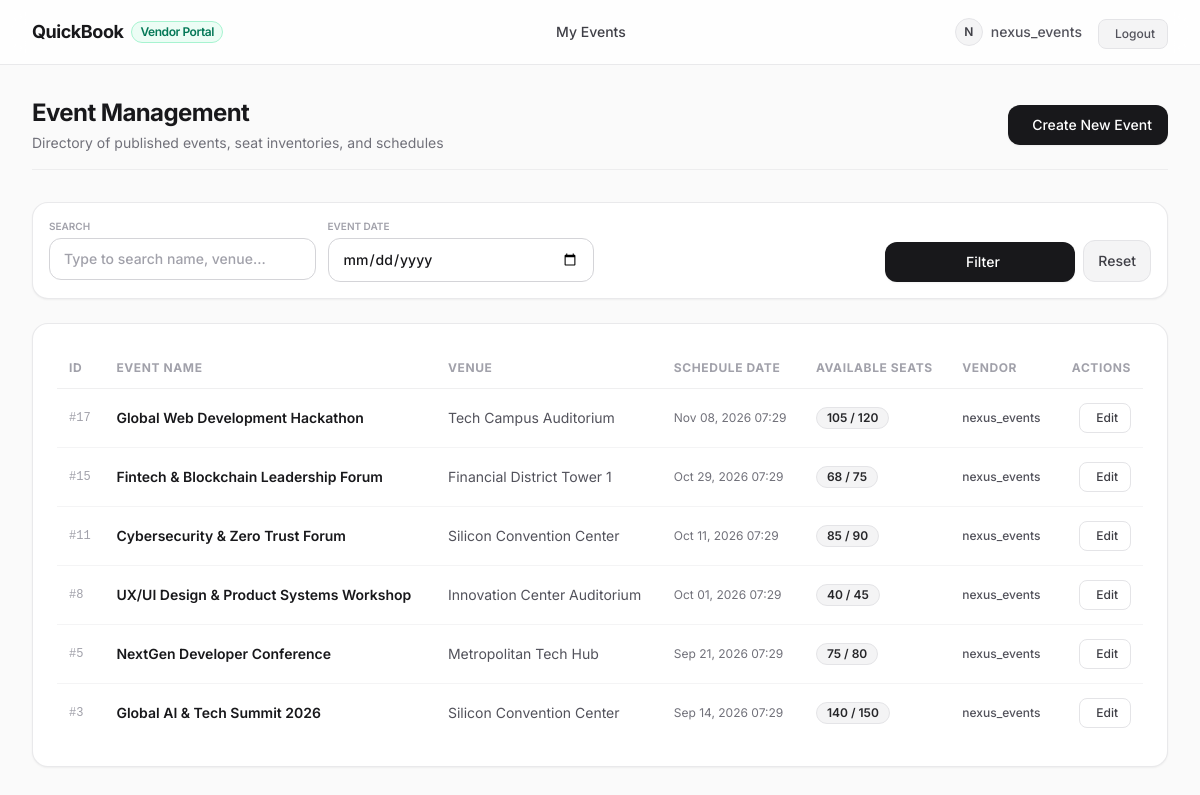
The page /dashboard/events/ (signed in) on the database its author committed.
### accounts/models.py (models this page shows, shortened)
class User(AbstractUser):
    email = models.EmailField(unique=True)
    is_vendor = models.BooleanField(default=False)
    referral_code = models.CharField(max_length=20, unique=True, blank=True, null=True)
    referred_by = models.ForeignKey(
        'self',
        on_delete=models.SET_NULL,
        null=True,
        blank=True,
        related_name='referrals'
    )
    created_at = models.DateTimeField(auto_now_add=True)

### events/models.py (models this page shows, shortened)
class Event(models.Model):
    name = models.CharField(max_length=255)
    description = models.TextField(blank=True, default='')
    venue = models.CharField(max_length=255)
    event_date = models.DateTimeField()
    total_seats = models.PositiveIntegerField()
    available_seats = models.PositiveIntegerField(blank=True, null=True)
    vendor = models.ForeignKey(
        settings.AUTH_USER_MODEL,
        on_delete=models.CASCADE,
        related_name='events',
        null=True,
        blank=True
    )
    created_at = models.DateTimeField(auto_now_add=True)
    updated_at = models.DateTimeField(auto_now=True)

### dashboard/views.py (the view)
# urls.py: path('events/', EventListView.as_view(), name='dashboard-event-list'),
class EventListView(DashboardAccessMixin, ListView):
    model = Event
    template_name = 'dashboard/event_list.html'
    context_object_name = 'events'
    paginate_by = 10
    def get_template_names(self):
        if self.request.headers.get('x-requested-with') == 'XMLHttpRequest' or self.request.GET.get('ajax') == '1':
            return ['dashboard/partials/event_table.html']
        return [self.template_name]
    def get_queryset(self):
        qs = Event.objects.select_related('vendor').order_by('-created_at')
        if self.request.user.is_vendor and not self.request.user.is_staff:
            qs = qs.filter(vendor=self.request.user)
        query = self.request.GET.get('q')
        if query:
            qs = qs.filter(Q(name__icontains=query) | Q(venue__icontains=query) | Q(description__icontains=query))
        date_param = self.request.GET.get('date')
        if date_param:
            qs = qs.filter(event_date__date=date_param)
        vendor_param = self.request.GET.get('vendor')
        if vendor_param and vendor_param.isdigit():
            qs = qs.filter(vendor_id=int(vendor_param))
        return qs
    def get_context_data(self, **kwargs):
        context = super().get_context_data(**kwargs)
        context['vendors'] = User.objects.filter(is_vendor=True)
        params = self.request.GET.copy()
        if 'page' in params:
            del params['page']
        context['querystring'] = params.urlencode()
        return context

### dashboard/views.py (called while the page is built)
    def test_func(self):
        return self.request.user.is_authenticated and (self.request.user.is_staff or self.request.user.is_vendor)

### dashboard/templates/dashboard/event_list.html (shortened to what this page needs)
{% extends 'dashboard/base.html' %}
{% block content %}
<div class="flex flex-col sm:flex-row sm:items-center sm:justify-between mb-8 pb-4 border-b border-zinc-200/60">
    <div>
        <h1 class="text-2xl font-bold tracking-tight text-zinc-900">Event Management</h1>
        <p class="text-sm text-zinc-500 mt-1">Directory of published events, seat inventories, and schedules</p>
    </div>
    <div class="mt-4 sm:mt-0">
        <a href="{% url 'dashboard-event-create' %}" class="inline-flex items-center px-4 py-2.5 rounded-xl bg-zinc-900 hover:bg-zinc-800 text-white font-medium text-sm transition-all shadow-sm gap-2">
            <span>Create New Event</span>
        </a>
    </div>
</div>
<div class="bg-white border border-zinc-200/80 rounded-2xl p-4 mb-6 shadow-sm">
    <form id="dashboardFilterForm" method="get" action="{% url 'dashboard-event-list' %}" class="grid grid-cols-1 sm:grid-cols-2 lg:grid-cols-4 gap-3">
        <div>
            <label class="block text-[10px] font-semibold uppercase text-zinc-400 mb-1">Search</label>
            <div class="relative">
                <input type="text" id="dashboardSearchInput" name="q" value="{{ request.GET.q|default:'' }}" placeholder="Type to search name, venue..." class="w-full px-3.5 py-2.5 pr-8 rounded-xl border border-zinc-300 text-sm font-medium text-zinc-900 focus:outline-none focus:ring-2 focus:ring-zinc-900 focus:border-zinc-900 transition-all placeholder:text-zinc-400">
            </div>
        </div>
        <div>
            <label class="block text-[10px] font-semibold uppercase text-zinc-400 mb-1">Event Date</label>
            <input type="date" id="dashboardDateInput" name="date" value="{{ request.GET.date|default:'' }}" class="w-full px-3.5 py-2.5 rounded-xl border border-zinc-300 text-sm font-medium text-zinc-900 focus:outline-none focus:ring-2 focus:ring-zinc-900 focus:border-zinc-900 transition-all">
        </div>
        {% if user.is_staff %}
        <div>
            <label class="block text-[10px] font-semibold uppercase text-zinc-400 mb-1">Vendor</label>
            <select id="dashboardVendorInput" name="vendor" class="w-full px-3.5 py-2.5 rounded-xl border border-zinc-300 text-sm font-medium text-zinc-900 focus:outline-none focus:ring-2 focus:ring-zinc-900 focus:border-zinc-900 bg-white">
                <option value="">All Vendors</option>
                {% for v in vendors %}
                <option value="{{ v.id }}" {% if request.GET.vendor == v.id|stringformat:"i" %}selected{% endif %}>{{ v.username }}</option>
                {% endfor %}
            </select>
        </div>
        {% else %}
        <div></div>
        {% endif %}
        <div class="flex items-end gap-2">
            <button type="submit" class="flex-1 py-2.5 px-4 rounded-xl bg-zinc-900 text-white font-medium text-sm hover:bg-zinc-800 transition-colors shadow-sm flex items-center justify-center gap-1.5">
                <span>Filter</span>
            </button>
            <button type="button" onclick="resetDashboardFilters()" class="py-2.5 px-3.5 rounded-xl bg-zinc-100 border border-zinc-200 text-zinc-700 font-medium text-sm hover:bg-zinc-200 transition-colors">
                Reset
            </button>
        </div>
    </form>
</div>
<div id="eventTableContainer" class="bg-white border border-zinc-200/80 rounded-2xl p-6 shadow-sm">
    {% include 'dashboard/partials/event_table.html' %}
</div>
{% endblock %}

### dashboard/templates/dashboard/base.html (shortened to what this page needs)
<!DOCTYPE html>
<html lang="en" class="h-full bg-zinc-50 text-zinc-900">
<head>
    <script src="https://cdn.tailwindcss.com"></script>
    <link href="https://cdn.jsdelivr.net/npm/remixicon@3.5.0/fonts/remixicon.css" rel="stylesheet">
</head>
<body class="min-h-full flex flex-col antialiased selection:bg-zinc-900 selection:text-white">
    <header class="sticky top-0 z-40 bg-white/80 backdrop-blur-md border-b border-zinc-200/80">
        <div class="max-w-7xl mx-auto px-4 sm:px-6 lg:px-8">
            <div class="flex items-center justify-between h-16">
                <div class="flex items-center space-x-3">
                    <a href="{% if user.is_vendor and not user.is_staff %}{% url 'dashboard-event-list' %}{% else %}{% url 'dashboard-home' %}{% endif %}" class="flex items-center space-x-2 text-zinc-900 font-bold text-lg tracking-tight hover:opacity-80 transition-opacity">
                        <span>QuickBook</span>
                        {% if user.is_staff %}
                        <span class="text-xs font-semibold px-2 py-0.5 rounded-full bg-zinc-100 text-zinc-600 border border-zinc-200">Staff Portal</span>
                        {% elif user.is_vendor %}
                        <span class="text-xs font-semibold px-2 py-0.5 rounded-full bg-emerald-50 text-emerald-700 border border-emerald-200">Vendor Portal</span>
                        {% else %}
                        <span class="text-xs font-semibold px-2 py-0.5 rounded-full bg-zinc-100 text-zinc-600 border border-zinc-200">Dashboard</span>
                        {% endif %}
                    </a>
                </div>
                {% if user.is_authenticated %}
                <nav class="hidden md:flex items-center space-x-1">
                    {% if user.is_staff %}
                    <a href="{% url 'dashboard-home' %}" class="px-3.5 py-2 rounded-lg text-sm font-medium transition-colors hover:bg-zinc-100 text-zinc-700">
                        <i class="ri-dashboard-line me-1 text-zinc-400"></i> Dashboard
                    </a>
                    <a href="{% url 'dashboard-vendor-list' %}" class="px-3.5 py-2 rounded-lg text-sm font-medium transition-colors hover:bg-zinc-100 text-zinc-700">
                        <i class="ri-store-2-line me-1 text-zinc-400"></i> Vendors
                    </a>
                    <a href="{% url 'dashboard-event-list' %}" class="px-3.5 py-2 rounded-lg text-sm font-medium transition-colors hover:bg-zinc-100 text-zinc-700">
                        <i class="ri-calendar-event-line me-1 text-zinc-400"></i> Events
                    </a>
                    <a href="{% url 'dashboard-user-list' %}" class="px-3.5 py-2 rounded-lg text-sm font-medium transition-colors hover:bg-zinc-100 text-zinc-700">
                        <i class="ri-user-group-line me-1 text-zinc-400"></i> Users
                    </a>
                    {% elif user.is_vendor %}
                    <a href="{% url 'dashboard-event-list' %}" class="px-3.5 py-2 rounded-lg text-sm font-medium transition-colors hover:bg-zinc-100 text-zinc-700">
                         My Events
                    </a>
                    {% endif %}
                </nav>
                <div class="flex items-center space-x-4">
                    <div class="flex items-center space-x-2 text-sm text-zinc-600 font-medium">
                        <div class="w-7 h-7 rounded-full bg-zinc-100 border border-zinc-200 flex items-center justify-center text-zinc-700 font-semibold text-xs">
                            {{ user.username|slice:":1"|upper }}
                        </div>
                        <span>{{ user.username }}</span>
                    </div>
                    <form method="post" action="{% url 'dashboard-logout' %}" class="inline">
                        <button type="submit" class="inline-flex items-center px-3 py-1.5 text-xs font-medium rounded-lg text-zinc-600 bg-zinc-100 hover:bg-zinc-200/80 transition-colors border border-zinc-200">
                             Logout
                        </button>
                    </form>
                </div>
                {% endif %}
            </div>
        </div>
    </header>
    <main class="flex-grow max-w-7xl w-full mx-auto px-4 sm:px-6 lg:px-8 py-8">
        {% block content %}{% endblock %}
    </main>
</body>
</html>

### dashboard/templates/dashboard/partials/event_table.html (shortened to what this page needs)
<div class="overflow-x-auto">
    <table class="w-full text-left border-collapse">
        <thead>
            <tr class="border-b border-zinc-200/60 text-xs font-semibold uppercase tracking-wider text-zinc-400">
                <th class="py-3 px-3">ID</th>
                <th class="py-3 px-3">Event Name</th>
                <th class="py-3 px-3">Venue</th>
                <th class="py-3 px-3">Schedule Date</th>
                <th class="py-3 px-3">Available Seats</th>
                <th class="py-3 px-3">Vendor</th>
                <th class="py-3 px-3 text-right">Actions</th>
            </tr>
        </thead>
        <tbody class="divide-y divide-zinc-100 text-sm">
            {% for e in events %}
            <tr class="hover:bg-zinc-50/80 transition-colors">
                <td class="py-3.5 px-3 text-zinc-400 font-mono text-xs">#{{ e.id }}</td>
                <td class="py-3.5 px-3 font-semibold text-zinc-900">{{ e.name }}</td>
                <td class="py-3.5 px-3 text-zinc-600">{{ e.venue }}</td>
                <td class="py-3.5 px-3 text-zinc-500 text-xs">{{ e.event_date|date:"M d, Y H:i" }}</td>
                <td class="py-3.5 px-3">
                    <span class="inline-flex items-center px-2.5 py-0.5 rounded-full text-xs font-semibold bg-zinc-100 text-zinc-800 border border-zinc-200">
                        {{ e.available_seats }} / {{ e.total_seats }}
                    </span>
                </td>
                <td class="py-3.5 px-3 text-zinc-600 text-xs font-medium">{{ e.vendor.username|default:"System Admin" }}</td>
                <td class="py-3.5 px-3 text-right">
                    <a href="{% url 'dashboard-event-update' e.id %}" class="inline-flex items-center px-3 py-1.5 rounded-lg border border-zinc-200 text-xs font-medium text-zinc-700 hover:bg-zinc-100 transition-colors">
                         Edit
                    </a>
                </td>
            </tr>
            {% empty %}
            <tr><td colspan="7" class="py-8 text-center text-sm text-zinc-400">No events found matching your search or filters.</td></tr>
            {% endfor %}
        </tbody>
    </table>
</div>

### dashboard/templates/dashboard/base.html (style rules this page uses)
body { font-family: 'Inter', sans-serif; }

### rows shown on the page
User: username "N", username "nexus_events"
Event: id "17", name "Global Web Development Hackathon", venue "Tech Campus Auditorium", event_date "Nov 08, 2026 07:29", available_seats "105", total_seats "120", vendor.username "nexus_events"
Event: id "15", name "Fintech & Blockchain Leadership Forum", venue "Financial District Tower 1", event_date "Oct 29, 2026 07:29", available_seats "68", total_seats "75", vendor.username "nexus_events"
Event: id "11", name "Cybersecurity & Zero Trust Forum", venue "Silicon Convention Center", event_date "Oct 11, 2026 07:29", available_seats "85", total_seats "90", vendor.username "nexus_events"
Event: id "8", name "UX/UI Design & Product Systems Workshop", venue "Innovation Center Auditorium", event_date "Oct 01, 2026 07:29", available_seats "40", total_seats "45", vendor.username "nexus_events"
Event: id "5", name "NextGen Developer Conference", venue "Metropolitan Tech Hub", event_date "Sep 21, 2026 07:29", available_seats "75", total_seats "80", vendor.username "nexus_events"
Event: id "3", name "Global AI & Tech Summit 2026", venue "Silicon Convention Center", event_date "Sep 14, 2026 07:29", available_seats "140", total_seats "150", vendor.username "nexus_events"
